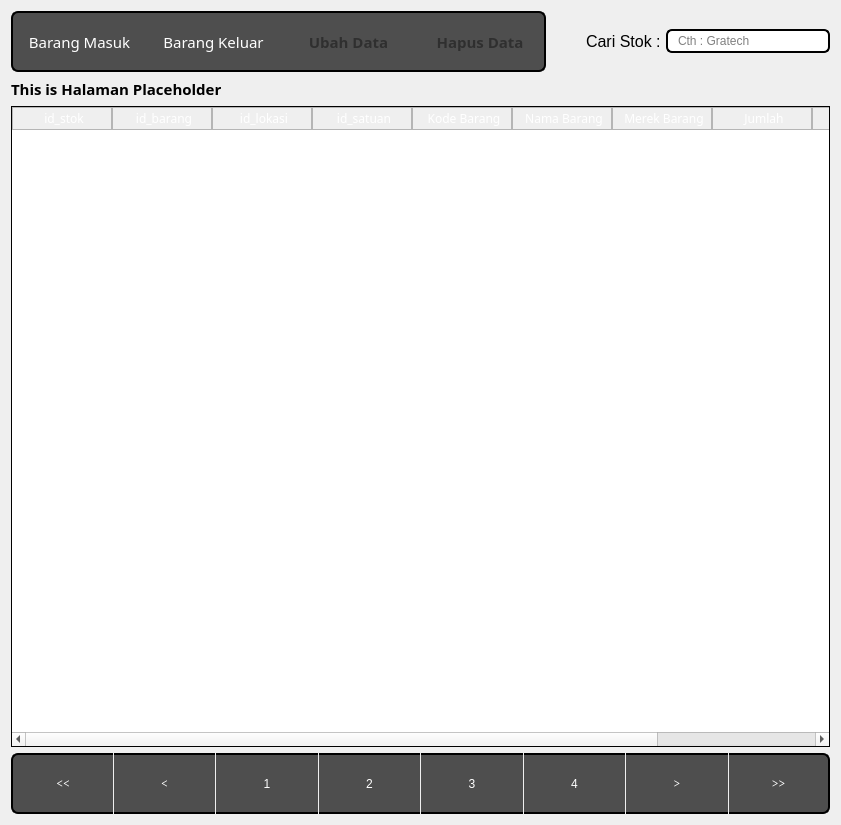
<?xml version="1.0" encoding="UTF-8"?>
<ui version="4.0">
 <class>Form</class>
 <widget class="QWidget" name="Form">
  <property name="geometry">
   <rect>
    <x>0</x>
    <y>0</y>
    <width>841</width>
    <height>825</height>
   </rect>
  </property>
  <property name="windowTitle">
   <string>Form</string>
  </property>
  <layout class="QHBoxLayout" name="horizontalLayout_5">
   <item>
    <layout class="QVBoxLayout" name="verticalLayout">
     <item>
      <layout class="QHBoxLayout" name="horizontalLayout">
       <property name="spacing">
        <number>0</number>
       </property>
       <item>
        <widget class="QPushButton" name="addButton">
         <property name="sizePolicy">
          <sizepolicy hsizetype="Expanding" vsizetype="Expanding">
           <horstretch>0</horstretch>
           <verstretch>0</verstretch>
          </sizepolicy>
         </property>
         <property name="minimumSize">
          <size>
           <width>135</width>
           <height>61</height>
          </size>
         </property>
         <property name="maximumSize">
          <size>
           <width>130</width>
           <height>61</height>
          </size>
         </property>
         <property name="font">
          <font>
           <family>Sans Serif Collection</family>
           <pointsize>11</pointsize>
           <weight>50</weight>
           <italic>false</italic>
           <bold>false</bold>
          </font>
         </property>
         <property name="styleSheet">
          <string notr="true">QPushButton {color:white; background-color:#4E4E4E;border:2px solid black;border-right:0px;
border-top-left-radius: 7px;
border-bottom-left-radius: 7px;
padding: 0 8px;}




QPushButton:hover:!pressed {
 background-color:#262626;
border-style:inset
}

QPushButton:hover {
 background-color:#171717
}


</string>
         </property>
         <property name="text">
          <string>Barang Masuk</string>
         </property>
        </widget>
       </item>
       <item>
        <widget class="QPushButton" name="barangkeluar">
         <property name="sizePolicy">
          <sizepolicy hsizetype="Expanding" vsizetype="Expanding">
           <horstretch>0</horstretch>
           <verstretch>0</verstretch>
          </sizepolicy>
         </property>
         <property name="minimumSize">
          <size>
           <width>135</width>
           <height>0</height>
          </size>
         </property>
         <property name="maximumSize">
          <size>
           <width>130</width>
           <height>61</height>
          </size>
         </property>
         <property name="font">
          <font>
           <family>Sans Serif Collection</family>
           <pointsize>11</pointsize>
          </font>
         </property>
         <property name="styleSheet">
          <string notr="true">QPushButton:disabled {
    color: rgba(0,0, 0, 100)
}

QPushButton {color:white; background-color:#4E4E4E;border:2px solid black;border-right:0px;border-left:0px;
padding: 0 8px;
}

QPushButton:hover:!pressed {
 background-color: #262626;
border-style:inset
}

QPushButton:hover {
 background-color:#171717
}





QPushButton:hover {
  background-color:rgb(61, 61, 61)
}

</string>
         </property>
         <property name="text">
          <string>Barang Keluar</string>
         </property>
        </widget>
       </item>
       <item>
        <widget class="QPushButton" name="editButton">
         <property name="enabled">
          <bool>false</bool>
         </property>
         <property name="sizePolicy">
          <sizepolicy hsizetype="Expanding" vsizetype="Expanding">
           <horstretch>0</horstretch>
           <verstretch>0</verstretch>
          </sizepolicy>
         </property>
         <property name="minimumSize">
          <size>
           <width>135</width>
           <height>0</height>
          </size>
         </property>
         <property name="maximumSize">
          <size>
           <width>130</width>
           <height>61</height>
          </size>
         </property>
         <property name="font">
          <font>
           <family>Sans Serif Collection</family>
           <pointsize>11</pointsize>
           <weight>75</weight>
           <bold>true</bold>
          </font>
         </property>
         <property name="styleSheet">
          <string notr="true">QPushButton:disabled {
    color: rgba(0,0, 0, 100)
}

QPushButton {color:white; background-color:#4E4E4E;border:2px solid black;border-right:0px;border-left:0px;
padding: 0 8px;
}

QPushButton:hover:!pressed {
 background-color: #262626;
border-style:inset
}

QPushButton:hover {
 background-color:#171717
}





QPushButton:hover {
  background-color:rgb(61, 61, 61)
}

</string>
         </property>
         <property name="text">
          <string>Ubah Data</string>
         </property>
        </widget>
       </item>
       <item>
        <widget class="QPushButton" name="deleteButton">
         <property name="enabled">
          <bool>false</bool>
         </property>
         <property name="sizePolicy">
          <sizepolicy hsizetype="Expanding" vsizetype="Expanding">
           <horstretch>0</horstretch>
           <verstretch>0</verstretch>
          </sizepolicy>
         </property>
         <property name="maximumSize">
          <size>
           <width>130</width>
           <height>61</height>
          </size>
         </property>
         <property name="font">
          <font>
           <family>Sans Serif Collection</family>
           <pointsize>11</pointsize>
           <weight>75</weight>
           <bold>true</bold>
          </font>
         </property>
         <property name="styleSheet">
          <string notr="true">QPushButton:disabled {
    color: rgba(0,0, 0, 100)
}

QPushButton {color:white; background-color:#4E4E4E;border:2px solid black;border-left:0px;border-top-right-radius: 7px;
border-bottom-right-radius: 7px;
padding: 0 8px;
}

QPushButton:hover:!pressed {
 background-color: #262626;
border-style:inset
}

QPushButton:hover {
 background-color:#171717
}
</string>
         </property>
         <property name="text">
          <string>Hapus Data</string>
         </property>
        </widget>
       </item>
       <item>
        <spacer name="horizontalSpacer">
         <property name="orientation">
          <enum>Qt::Horizontal</enum>
         </property>
         <property name="sizeType">
          <enum>QSizePolicy::Minimum</enum>
         </property>
         <property name="sizeHint" stdset="0">
          <size>
           <width>40</width>
           <height>20</height>
          </size>
         </property>
        </spacer>
       </item>
       <item>
        <widget class="QLabel" name="label">
         <property name="styleSheet">
          <string notr="true">color:black;</string>
         </property>
         <property name="text">
          <string>&lt;html&gt;&lt;head/&gt;&lt;body&gt;&lt;p&gt;&lt;span style=&quot; font-size:12pt;&quot;&gt;Cari Stok : &lt;/span&gt;&lt;/p&gt;&lt;/body&gt;&lt;/html&gt;</string>
         </property>
        </widget>
       </item>
       <item>
        <widget class="QLineEdit" name="searchField">
         <property name="styleSheet">
          <string notr="true">border: 2px solid black;
border-radius: 6px;
padding: 0 8px;
min-height: 20px ;
max-height:20px;
selection-background-color: gray;
color:black
</string>
         </property>
         <property name="text">
          <string/>
         </property>
         <property name="placeholderText">
          <string>Cth : Gratech</string>
         </property>
        </widget>
       </item>
      </layout>
     </item>
     <item>
      <widget class="QLabel" name="jumlah_halaman">
       <property name="font">
        <font>
         <family>Arial Black</family>
         <pointsize>11</pointsize>
         <weight>75</weight>
         <bold>true</bold>
        </font>
       </property>
       <property name="text">
        <string>This is Halaman Placeholder</string>
       </property>
      </widget>
     </item>
     <item>
      <widget class="QTableWidget" name="stokTable">
       <property name="font">
        <font>
         <family>Sans Serif Collection</family>
        </font>
       </property>
       <property name="styleSheet">
        <string notr="true">QTableWidget{

border: 1px solid black ;

border-color:black;


}


QHeaderView::section {
    background-color: qlineargradient(x1:0, y1:0, x2:0, y2:1,
                                      stop:0 #616161, stop: 0.5 #000000,
                                      stop: 0.6 #000000, stop:1 #656565);
    color: white;
    padding-left: 4px;
    border: 1px solid #B5B5B5;

}


QTableWidget QTableCornerButton::section {
  background-color: qlineargradient(x1:0, y1:0, x2:0, y2:1,
                                      stop:0 #616161, stop: 0.5 #000000,
                                      stop: 0.6 #000000, stop:1 #656565); }


</string>
       </property>
       <property name="sizeAdjustPolicy">
        <enum>QAbstractScrollArea::AdjustToContents</enum>
       </property>
       <property name="editTriggers">
        <set>QAbstractItemView::NoEditTriggers</set>
       </property>
       <property name="dragDropOverwriteMode">
        <bool>false</bool>
       </property>
       <property name="selectionMode">
        <enum>QAbstractItemView::SingleSelection</enum>
       </property>
       <property name="selectionBehavior">
        <enum>QAbstractItemView::SelectRows</enum>
       </property>
       <property name="verticalScrollMode">
        <enum>QAbstractItemView::ScrollPerItem</enum>
       </property>
       <property name="showGrid">
        <bool>true</bool>
       </property>
       <property name="sortingEnabled">
        <bool>false</bool>
       </property>
       <attribute name="horizontalHeaderVisible">
        <bool>true</bool>
       </attribute>
       <attribute name="horizontalHeaderDefaultSectionSize">
        <number>100</number>
       </attribute>
       <attribute name="horizontalHeaderStretchLastSection">
        <bool>true</bool>
       </attribute>
       <column>
        <property name="text">
         <string>id_stok</string>
        </property>
       </column>
       <column>
        <property name="text">
         <string>id_barang</string>
        </property>
       </column>
       <column>
        <property name="text">
         <string>id_lokasi</string>
        </property>
       </column>
       <column>
        <property name="text">
         <string>id_satuan</string>
        </property>
       </column>
       <column>
        <property name="text">
         <string>Kode Barang</string>
        </property>
       </column>
       <column>
        <property name="text">
         <string>Nama Barang</string>
        </property>
       </column>
       <column>
        <property name="text">
         <string>Merek Barang</string>
        </property>
       </column>
       <column>
        <property name="text">
         <string>Jumlah</string>
        </property>
       </column>
       <column>
        <property name="text">
         <string>Keterangan</string>
        </property>
       </column>
       <column>
        <property name="text">
         <string>Lokasi</string>
        </property>
       </column>
      </widget>
     </item>
     <item>
      <layout class="QHBoxLayout" name="pageLayout">
       <property name="spacing">
        <number>1</number>
       </property>
       <item>
        <widget class="QPushButton" name="start">
         <property name="sizePolicy">
          <sizepolicy hsizetype="Expanding" vsizetype="Fixed">
           <horstretch>0</horstretch>
           <verstretch>0</verstretch>
          </sizepolicy>
         </property>
         <property name="minimumSize">
          <size>
           <width>0</width>
           <height>61</height>
          </size>
         </property>
         <property name="font">
          <font>
           <family>MS Serif</family>
          </font>
         </property>
         <property name="styleSheet">
          <string notr="true">QPushButton {color:white; background-color:#4E4E4E;border:2px solid black;border-right:0px;
border-top-left-radius: 7px;
border-bottom-left-radius: 7px;
padding: 0 8px;}




QPushButton:hover:!pressed {
 background-color:#262626;
border-style:inset
}

QPushButton:hover {
 background-color:#171717
}


</string>
         </property>
         <property name="text">
          <string>&lt;&lt;</string>
         </property>
        </widget>
       </item>
       <item>
        <widget class="QPushButton" name="previous">
         <property name="sizePolicy">
          <sizepolicy hsizetype="Expanding" vsizetype="Fixed">
           <horstretch>0</horstretch>
           <verstretch>0</verstretch>
          </sizepolicy>
         </property>
         <property name="minimumSize">
          <size>
           <width>0</width>
           <height>61</height>
          </size>
         </property>
         <property name="font">
          <font>
           <family>MS Serif</family>
          </font>
         </property>
         <property name="styleSheet">
          <string notr="true">QPushButton:disabled {
    color: rgba(0,0, 0, 100)
}

QPushButton {color:white; background-color:#4E4E4E;border:2px solid black;border-right:0px;border-left:0px;
padding: 0 8px;
}

QPushButton:hover:!pressed {
 background-color: #262626;
border-style:inset
}

QPushButton:hover {
 background-color:#171717
}





QPushButton:hover {
  background-color:rgb(61, 61, 61)
}

</string>
         </property>
         <property name="text">
          <string>&lt;</string>
         </property>
        </widget>
       </item>
       <item>
        <widget class="QPushButton" name="button1">
         <property name="sizePolicy">
          <sizepolicy hsizetype="Expanding" vsizetype="Fixed">
           <horstretch>0</horstretch>
           <verstretch>0</verstretch>
          </sizepolicy>
         </property>
         <property name="minimumSize">
          <size>
           <width>0</width>
           <height>61</height>
          </size>
         </property>
         <property name="styleSheet">
          <string notr="true">QPushButton { 
                            color:white; 
                            background-color:#4E4E4E;
                            border:2px solid;
                            padding: 0 8px;
							border-right:0px;
							border-left:0px;
                            }
                        QPushButton:disabled { 
                            color: rgba(0,0, 0, 100);
                            }
                        
                        QPushButton:hover:!pressed { 
                            background-color: #262626;
                            border-style:inset;
                            }
                        QPushButton:hover {
                            background-color:#171717;
                            }
                        QPushButton:hover {
                            background-color:rgb(61, 61, 61);
                            }</string>
         </property>
         <property name="text">
          <string>1</string>
         </property>
        </widget>
       </item>
       <item>
        <widget class="QPushButton" name="button2">
         <property name="sizePolicy">
          <sizepolicy hsizetype="Expanding" vsizetype="Fixed">
           <horstretch>0</horstretch>
           <verstretch>0</verstretch>
          </sizepolicy>
         </property>
         <property name="minimumSize">
          <size>
           <width>0</width>
           <height>61</height>
          </size>
         </property>
         <property name="styleSheet">
          <string notr="true">QPushButton { 
                            color:white; 
                            background-color:#4E4E4E;
                            border:2px solid;
                            padding: 0 8px;
							border-right:0px;
							border-left:0px;
                            }
                        QPushButton:disabled { 
                            color: rgba(0,0, 0, 100);
                            }
                        
                        QPushButton:hover:!pressed { 
                            background-color: #262626;
                            border-style:inset;
                            }
                        QPushButton:hover {
                            background-color:#171717;
                            }
                        QPushButton:hover {
                            background-color:rgb(61, 61, 61);
                            }</string>
         </property>
         <property name="text">
          <string>2</string>
         </property>
        </widget>
       </item>
       <item>
        <widget class="QPushButton" name="button3">
         <property name="sizePolicy">
          <sizepolicy hsizetype="Expanding" vsizetype="Fixed">
           <horstretch>0</horstretch>
           <verstretch>0</verstretch>
          </sizepolicy>
         </property>
         <property name="minimumSize">
          <size>
           <width>0</width>
           <height>61</height>
          </size>
         </property>
         <property name="styleSheet">
          <string notr="true">QPushButton { 
                            color:white; 
                            background-color:#4E4E4E;
                            border:2px solid;
                            padding: 0 8px;
							border-right:0px;
							border-left:0px;
                            }
                        QPushButton:disabled { 
                            color: rgba(0,0, 0, 100);
                            }
                        
                        QPushButton:hover:!pressed { 
                            background-color: #262626;
                            border-style:inset;
                            }
                        QPushButton:hover {
                            background-color:#171717;
                            }
                        QPushButton:hover {
                            background-color:rgb(61, 61, 61);
                            }</string>
         </property>
         <property name="text">
          <string>3</string>
         </property>
        </widget>
       </item>
       <item>
        <widget class="QPushButton" name="button4">
         <property name="sizePolicy">
          <sizepolicy hsizetype="Expanding" vsizetype="Fixed">
           <horstretch>0</horstretch>
           <verstretch>0</verstretch>
          </sizepolicy>
         </property>
         <property name="minimumSize">
          <size>
           <width>0</width>
           <height>61</height>
          </size>
         </property>
         <property name="styleSheet">
          <string notr="true">QPushButton { 
                            color:white; 
                            background-color:#4E4E4E;
                            border:2px solid;
                            padding: 0 8px;
							border-right:0px;
							border-left:0px;
                            }
                        QPushButton:disabled { 
                            color: rgba(0,0, 0, 100);
                            }
                        
                        QPushButton:hover:!pressed { 
                            background-color: #262626;
                            border-style:inset;
                            }
                        QPushButton:hover {
                            background-color:#171717;
                            }
                        QPushButton:hover {
                            background-color:rgb(61, 61, 61);
                            }</string>
         </property>
         <property name="text">
          <string>4</string>
         </property>
        </widget>
       </item>
       <item>
        <widget class="QPushButton" name="next">
         <property name="sizePolicy">
          <sizepolicy hsizetype="Expanding" vsizetype="Fixed">
           <horstretch>0</horstretch>
           <verstretch>0</verstretch>
          </sizepolicy>
         </property>
         <property name="minimumSize">
          <size>
           <width>0</width>
           <height>61</height>
          </size>
         </property>
         <property name="font">
          <font>
           <family>MS Serif</family>
          </font>
         </property>
         <property name="styleSheet">
          <string notr="true">QPushButton:disabled {
    color: rgba(0,0, 0, 100)
}

QPushButton {color:white; background-color:#4E4E4E;border:2px solid black;border-right:0px;border-left:0px;
padding: 0 8px;
}

QPushButton:hover:!pressed {
 background-color: #262626;
border-style:inset
}

QPushButton:hover {
 background-color:#171717
}





QPushButton:hover {
  background-color:rgb(61, 61, 61)
}

</string>
         </property>
         <property name="text">
          <string>&gt;</string>
         </property>
        </widget>
       </item>
       <item>
        <widget class="QPushButton" name="end">
         <property name="sizePolicy">
          <sizepolicy hsizetype="Expanding" vsizetype="Fixed">
           <horstretch>0</horstretch>
           <verstretch>0</verstretch>
          </sizepolicy>
         </property>
         <property name="minimumSize">
          <size>
           <width>0</width>
           <height>61</height>
          </size>
         </property>
         <property name="font">
          <font>
           <family>MS Serif</family>
          </font>
         </property>
         <property name="styleSheet">
          <string notr="true">QPushButton:disabled {
    color: rgba(0,0, 0, 100)
}

QPushButton {color:white; background-color:#4E4E4E;border:2px solid black;border-left:0px ;border-top-right-radius: 7px;
border-bottom-right-radius: 7px;
padding: 0 8px;
}

QPushButton:hover:!pressed {
 background-color: #262626;
border-style:inset
}

QPushButton:hover {
 background-color:#171717
}
</string>
         </property>
         <property name="text">
          <string>&gt;&gt;</string>
         </property>
        </widget>
       </item>
      </layout>
     </item>
    </layout>
   </item>
  </layout>
 </widget>
 <resources/>
 <connections/>
</ui>
